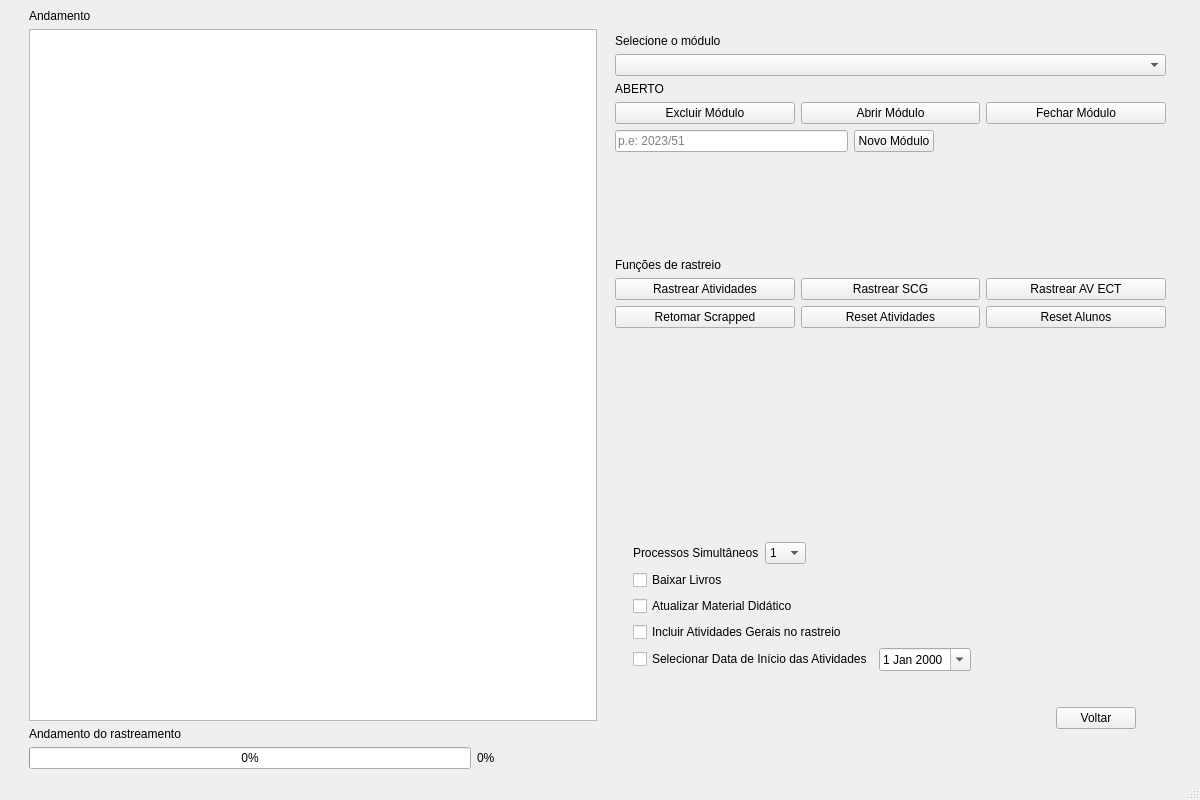
<?xml version="1.0" encoding="UTF-8"?>
<ui version="4.0">
 <class>Atividades</class>
 <widget class="QMainWindow" name="Atividades">
  <property name="geometry">
   <rect>
    <x>0</x>
    <y>0</y>
    <width>1200</width>
    <height>800</height>
   </rect>
  </property>
  <property name="windowTitle">
   <string>App Papiron</string>
  </property>
  <widget class="QWidget" name="centralwidget">
   <layout class="QHBoxLayout" name="mainHorizontal">
    <item>
     <layout class="QVBoxLayout" name="leftLayout">
      <property name="leftMargin">
       <number>20</number>
      </property>
      <item>
       <widget class="QLabel" name="label_andamento">
        <property name="text">
         <string>Andamento</string>
        </property>
       </widget>
      </item>
      <item>
       <widget class="QListWidget" name="tabela_registro">
        <property name="sizePolicy">
         <sizepolicy hsizetype="Expanding" vsizetype="Expanding">
          <horstretch>0</horstretch>
          <verstretch>0</verstretch>
         </sizepolicy>
        </property>
       </widget>
      </item>
      <item>
       <widget class="QLabel" name="label_andamento_rastreio">
        <property name="text">
         <string>Andamento do rastreamento</string>
        </property>
       </widget>
      </item>
      <item>
       <layout class="QHBoxLayout" name="progressHorizontal">
        <item>
         <widget class="QProgressBar" name="barra_progresso_rastrear">
          <property name="value">
           <number>0</number>
          </property>
          <property name="textVisible">
           <bool>true</bool>
          </property>
         </widget>
        </item>
        <item>
         <widget class="QLabel" name="label_progresso_valor">
          <property name="minimumSize">
           <size>
            <width>120</width>
            <height>0</height>
           </size>
          </property>
          <property name="text">
           <string>0%</string>
          </property>
         </widget>
        </item>
       </layout>
      </item>
     </layout>
    </item>
    <item>
     <layout class="QVBoxLayout" name="rightLayout">
      <property name="leftMargin">
       <number>12</number>
      </property>
      <property name="topMargin">
       <number>25</number>
      </property>
      <property name="rightMargin">
       <number>25</number>
      </property>
      <item>
       <widget class="QLabel" name="label_modulo">
        <property name="text">
         <string>Selecione o módulo</string>
        </property>
        <property name="alignment">
         <set>Qt::AlignLeading|Qt::AlignLeft|Qt::AlignTop</set>
        </property>
       </widget>
      </item>
      <item>
       <widget class="QComboBox" name="menu_modulos"/>
      </item>
      <item>
       <widget class="QLabel" name="l_situacao_modulo">
        <property name="text">
         <string>ABERTO</string>
        </property>
        <property name="alignment">
         <set>Qt::AlignLeading|Qt::AlignLeft|Qt::AlignTop</set>
        </property>
       </widget>
      </item>
      <item>
       <layout class="QHBoxLayout" name="moduloButtons">
        <item>
         <widget class="QPushButton" name="btn_modulo_excluir">
          <property name="text">
           <string>Excluir Módulo</string>
          </property>
         </widget>
        </item>
        <item>
         <widget class="QPushButton" name="btn_modulo_abrir">
          <property name="text">
           <string>Abrir Módulo</string>
          </property>
         </widget>
        </item>
        <item>
         <widget class="QPushButton" name="btn_modulo_fechar">
          <property name="text">
           <string>Fechar Módulo</string>
          </property>
         </widget>
        </item>
       </layout>
      </item>
      <item>
       <layout class="QHBoxLayout" name="moduloNovoLayout">
        <item>
         <widget class="QLineEdit" name="input_modulo_novo">
          <property name="minimumSize">
           <size>
            <width>130</width>
            <height>0</height>
           </size>
          </property>
          <property name="placeholderText">
           <string>p.e: 2023/51</string>
          </property>
         </widget>
        </item>
        <item>
         <widget class="QPushButton" name="btn_modulo_novo">
          <property name="maximumSize">
           <size>
            <width>130</width>
            <height>16777215</height>
           </size>
          </property>
          <property name="text">
           <string>Novo Módulo</string>
          </property>
         </widget>
        </item>
        <item>
         <spacer name="horizontalSpacer_4">
          <property name="orientation">
           <enum>Qt::Horizontal</enum>
          </property>
          <property name="sizeHint" stdset="0">
           <size>
            <width>40</width>
            <height>20</height>
           </size>
          </property>
         </spacer>
        </item>
       </layout>
      </item>
      <item>
       <spacer name="verticalSpacer">
        <property name="orientation">
         <enum>Qt::Vertical</enum>
        </property>
        <property name="sizeType">
         <enum>QSizePolicy::Fixed</enum>
        </property>
        <property name="sizeHint" stdset="0">
         <size>
          <width>20</width>
          <height>100</height>
         </size>
        </property>
       </spacer>
      </item>
      <item>
       <widget class="QLabel" name="label_funcoes">
        <property name="text">
         <string>Funções de rastreio</string>
        </property>
       </widget>
      </item>
      <item>
       <layout class="QGridLayout" name="funcoesLayout">
        <item row="0" column="0">
         <widget class="QPushButton" name="btn_rastrear_atividades">
          <property name="text">
           <string>Rastrear Atividades</string>
          </property>
         </widget>
        </item>
        <item row="0" column="1">
         <widget class="QPushButton" name="btn_rastrear_scg">
          <property name="text">
           <string>Rastrear SCG</string>
          </property>
         </widget>
        </item>
        <item row="0" column="2">
         <widget class="QPushButton" name="btn_rastrear_ect">
          <property name="text">
           <string>Rastrear AV ECT</string>
          </property>
         </widget>
        </item>
        <item row="1" column="0">
         <widget class="QPushButton" name="btn_retomar_scrapped">
          <property name="text">
           <string>Retomar Scrapped</string>
          </property>
         </widget>
        </item>
        <item row="1" column="1">
         <widget class="QPushButton" name="btn_resetar_atividades">
          <property name="text">
           <string>Reset Atividades</string>
          </property>
         </widget>
        </item>
        <item row="1" column="2">
         <widget class="QPushButton" name="btn_resetar_alunos">
          <property name="text">
           <string>Reset Alunos</string>
          </property>
         </widget>
        </item>
       </layout>
      </item>
      <item>
       <spacer name="verticalSpacer_2">
        <property name="orientation">
         <enum>Qt::Vertical</enum>
        </property>
        <property name="sizeHint" stdset="0">
         <size>
          <width>20</width>
          <height>40</height>
         </size>
        </property>
       </spacer>
      </item>
      <item>
       <layout class="QVBoxLayout" name="verticalLayout">
        <property name="leftMargin">
         <number>18</number>
        </property>
        <property name="topMargin">
         <number>5</number>
        </property>
        <item>
         <layout class="QHBoxLayout" name="processosLayout">
          <item>
           <widget class="QLabel" name="label_processos">
            <property name="enabled">
             <bool>true</bool>
            </property>
            <property name="text">
             <string>Processos Simultâneos</string>
            </property>
           </widget>
          </item>
          <item>
           <widget class="QComboBox" name="menu_processos">
            <property name="enabled">
             <bool>true</bool>
            </property>
            <property name="minimumSize">
             <size>
              <width>41</width>
              <height>0</height>
             </size>
            </property>
            <property name="maximumSize">
             <size>
              <width>60</width>
              <height>16777215</height>
             </size>
            </property>
            <property name="editable">
             <bool>false</bool>
            </property>
            <item>
             <property name="text">
              <string>1</string>
             </property>
            </item>
            <item>
             <property name="text">
              <string>2</string>
             </property>
            </item>
            <item>
             <property name="text">
              <string>3</string>
             </property>
            </item>
           </widget>
          </item>
          <item>
           <spacer name="horizontalSpacer">
            <property name="orientation">
             <enum>Qt::Horizontal</enum>
            </property>
            <property name="sizeHint" stdset="0">
             <size>
              <width>40</width>
              <height>20</height>
             </size>
            </property>
           </spacer>
          </item>
         </layout>
        </item>
        <item>
         <widget class="QCheckBox" name="cb_download_livros">
          <property name="text">
           <string>Baixar Livros</string>
          </property>
         </widget>
        </item>
        <item>
         <widget class="QCheckBox" name="cb_material_atualizar">
          <property name="text">
           <string>Atualizar Material Didático</string>
          </property>
         </widget>
        </item>
        <item>
         <widget class="QCheckBox" name="cb_geral">
          <property name="text">
           <string>Incluir Atividades Gerais no rastreio</string>
          </property>
         </widget>
        </item>
        <item>
         <layout class="QHBoxLayout" name="dataInicioLayout">
          <property name="topMargin">
           <number>0</number>
          </property>
          <item>
           <widget class="QCheckBox" name="cb_data_inicio_rastreio">
            <property name="text">
             <string>Selecionar Data de Início das Atividades</string>
            </property>
           </widget>
          </item>
          <item>
           <widget class="QDateEdit" name="data_inicio_rastreio">
            <property name="minimumSize">
             <size>
              <width>92</width>
              <height>0</height>
             </size>
            </property>
            <property name="maximumSize">
             <size>
              <width>92</width>
              <height>16777215</height>
             </size>
            </property>
            <property name="calendarPopup">
             <bool>true</bool>
            </property>
           </widget>
          </item>
          <item>
           <spacer name="horizontalSpacer_2">
            <property name="orientation">
             <enum>Qt::Horizontal</enum>
            </property>
            <property name="sizeHint" stdset="0">
             <size>
              <width>40</width>
              <height>20</height>
             </size>
            </property>
           </spacer>
          </item>
         </layout>
        </item>
       </layout>
      </item>
      <item>
       <layout class="QHBoxLayout" name="horizontalLayout">
        <property name="topMargin">
         <number>30</number>
        </property>
        <property name="rightMargin">
         <number>30</number>
        </property>
        <property name="bottomMargin">
         <number>40</number>
        </property>
        <item>
         <spacer name="horizontalSpacer_3">
          <property name="orientation">
           <enum>Qt::Horizontal</enum>
          </property>
          <property name="sizeHint" stdset="0">
           <size>
            <width>40</width>
            <height>20</height>
           </size>
          </property>
         </spacer>
        </item>
        <item>
         <widget class="QPushButton" name="btn_voltar">
          <property name="minimumSize">
           <size>
            <width>80</width>
            <height>0</height>
           </size>
          </property>
          <property name="text">
           <string>Voltar</string>
          </property>
         </widget>
        </item>
       </layout>
      </item>
     </layout>
    </item>
   </layout>
  </widget>
  <widget class="QMenuBar" name="menubar">
   <property name="geometry">
    <rect>
     <x>0</x>
     <y>0</y>
     <width>1200</width>
     <height>22</height>
    </rect>
   </property>
  </widget>
  <widget class="QStatusBar" name="statusbar"/>
 </widget>
 <resources/>
 <connections/>
</ui>
